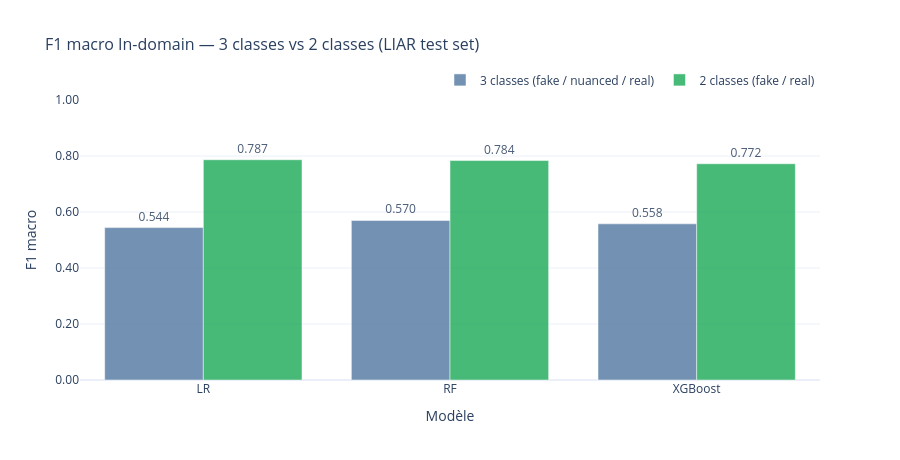

Notebook cell for this chart:
### Markdown cell above
### 5.1 F1 macro — 2 classes vs 3 classes

### Code cell
# --- Graphique 1 : F1 macro in-domain — 2 classes vs 3 classes ---

fig1 = go.Figure()

fig1.add_trace(go.Bar(
    name="3 classes (fake / nuanced / real)",
    x=MODELS,
    y=[df_in_3[df_in_3['model']==m]['f1_macro'].values[0] for m in MODELS],
    marker_color="#5b7fa6",
    opacity=0.85,
    text=[f"{df_in_3[df_in_3['model']==m]['f1_macro'].values[0]:.3f}" for m in MODELS],
    textposition="outside",
))

fig1.add_trace(go.Bar(
    name="2 classes (fake / real)",
    x=MODELS,
    y=[df_in_2[df_in_2['model']==m]['f1_macro'].values[0] for m in MODELS],
    marker_color="#27ae60",
    opacity=0.85,
    text=[f"{df_in_2[df_in_2['model']==m]['f1_macro'].values[0]:.3f}" for m in MODELS],
    textposition="outside",
))

fig1.update_layout(
    title=dict(text="F1 macro In-domain — 3 classes vs 2 classes (LIAR test set)", font=dict(size=16)),
    barmode="group",
    yaxis=dict(title="F1 macro", range=[0, 1.0], tickformat=".2f"),
    xaxis_title="Modèle",
    legend=dict(orientation="h", yanchor="bottom", y=1.02, xanchor="right", x=1),
    template="plotly_white",
    height=460,
)

fig1.show()

### Figure 1 — Plotly figure (JSON) as saved in the notebook; plotly's stock layout.template omitted (floating-point values rounded to 4 significant figures)
{"data": [{"marker": {"color": "#5b7fa6"}, "name": "3 classes (fake / nuanced / real)", "opacity": 0.85, "text": ["0.544", "0.570", "0.558"], "textposition": "outside", "type": "bar", "x": ["LR", "RF", "XGBoost"], "y": [0.5442, 0.5697, 0.5577]}, {"marker": {"color": "#27ae60"}, "name": "2 classes (fake / real)", "opacity": 0.85, "text": ["0.787", "0.784", "0.772"], "textposition": "outside", "type": "bar", "x": ["LR", "RF", "XGBoost"], "y": [0.7867, 0.7837, 0.7723]}], "layout": {"barmode": "group", "height": 460, "legend": {"orientation": "h", "x": 1, "xanchor": "right", "y": 1.02, "yanchor": "bottom"}, "title": {"font": {"size": 16}, "text": "F1 macro In-domain — 3 classes vs 2 classes (LIAR test set)"}, "xaxis": {"title": {"text": "Modèle"}}, "yaxis": {"range": [0, 1], "tickformat": ".2f", "title": {"text": "F1 macro"}}}}
